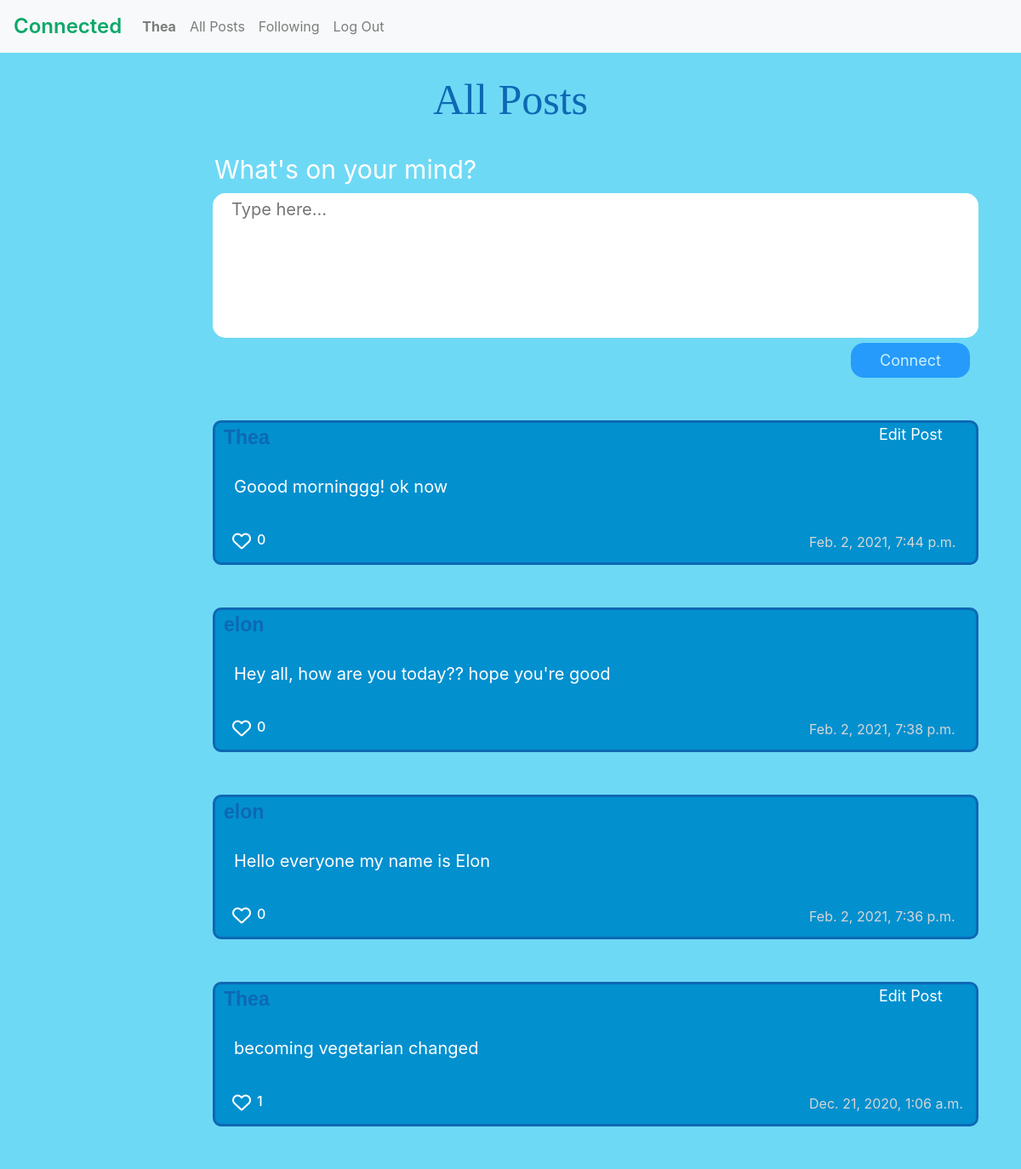
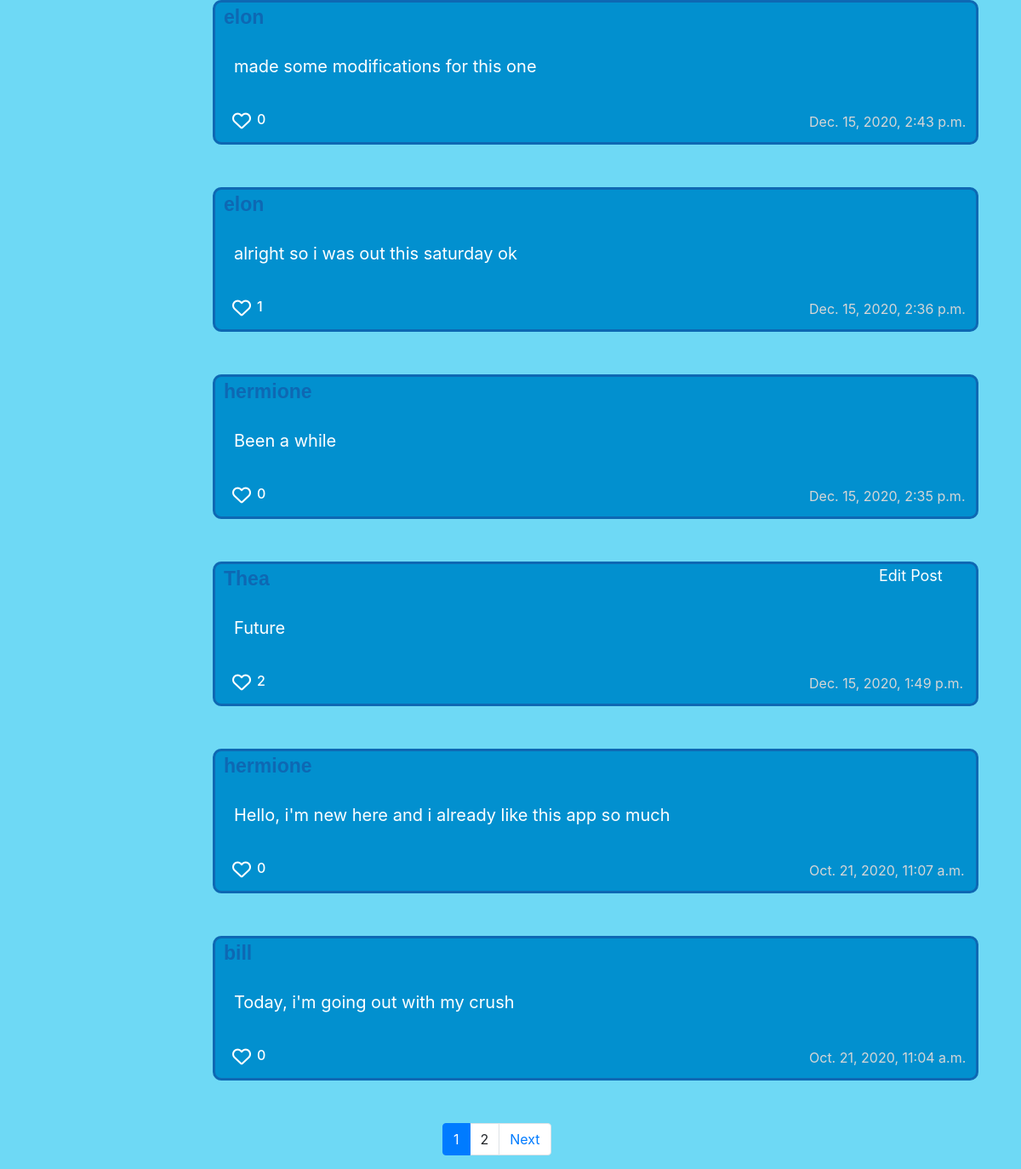
The page / (signed in) on the database its author committed (2 pictures, top to bottom).
### network/models.py (models this page shows, shortened)
class User(AbstractUser):
    followers = models.ManyToManyField('self', related_name='following', symmetrical=False, blank=True)

class Post(models.Model):
    post_owner = models.ForeignKey(User, on_delete=models.CASCADE, related_name="person")
    post_content = models.CharField(blank=False, max_length=160)
    timestamp = models.DateTimeField(auto_now=False, auto_now_add=True)
    likes = models.ManyToManyField(User)
    def likes_count(self):
        return self.likes.count()

### network/views.py (the view)
# urls.py: path("", views.index, name="index"),
def index(request):
    posts = Post.objects.all().order_by('-timestamp')
    if request.method == 'GET':
        paginator = Paginator(posts, 10)
        page_number = request.GET.get('page')
        posts = paginator.get_page(page_number)
    elif request.method == 'POST':
        user = request.user
        post_content = request.POST["post_content"]
        information = Post.objects.create(post_owner=user, post_content=post_content)
        information.save()
    return render(request, "network/index.html", {
        'posts' : posts,
    })

### network/templates/network/index.html (shortened to what this page needs)
{% extends "network/layout.html" %}
{% load static %}
{% block body %}
 <h1 style='padding:10px; color: #0e68b3; display: flex; justify-content: center; font-family: Gill Sans; margin-top: 15px; font-size: 50px;'>All Posts</h1>
 <form action="{% url 'index' %}" method="POST">
{% if user.is_authenticated %}
  <div id="intro">What's on your mind? </div>
  <textarea id="type" style="resize: none" name='post_content'  class="news" placeholder="Type here..."></textarea>
  <div style='margin-left:1000px; margin-top:0px;'><input id="submit" style=' width:140px; font-size: 18px;  border-radius: 15px;'  class="btn btn-primary" type="submit" value="Connect"></div>
  {% endif %}
</form>
    {% for post in posts %}
    <div class="show_post" id="show-{{post.id}}">
     <div class="top" id="top-{{post.id}}">
       <div id="creator">
         <a href="{% url 'profile' post.post_owner.id %}">{{ post.post_owner }}</a>
        </div>
     <div>{% if request.user == post.post_owner %}
      <div class='edit-button stylingbtn' id="edit-{{post.id}}">Edit Post</div> <div style="display:none;" class="stylingbtn makeme" id="save-{{post.id}}" onclick="save(event)">Save</div>
      {% endif %}
    </div>
     </div>
     <div class="content" id="content-{{post.id}}"> {{ post.post_content }}</div>
     <div class="bottom">
      {% if request.user.is_authenticated %}
      <i data-id="{{post.id}}" id="heart-{{post.id}}" aria-hidden="true" class='far fa-heart like_button'></i>
      {% endif %}
      <h6 id="count-{{post.id}}" class="like_count">{{ post.likes_count }}</h6>
       <div id="time"> {{ post.timestamp }}</div></div>
    </div>
 {% endfor %}
<nav aria-label="..."  style="margin-left:35%;">
  <ul class="pagination">
      {% for num in posts.paginator.page_range %}
        {% if posts.number == num %}
        <li class="page-item active" aria-current="page">
        <a class="page-link">{{ num }}</a>
        </li>
     {% else %}
     <a class="page-link">{{ num }}</a>
        {% endif %}
      {% endfor %}
      {% if posts.has_next %}
      <li class="page-item">
      <a href="?page={{ posts.paginator.num_pages }}"><span class="page-link">Next</span></a>
      </li>
      {% endif %}
  </ul>
    </nav>
{% endblock %}

### network/templates/network/layout.html (shortened to what this page needs)
{% load static %}
<!DOCTYPE html>
<html lang="en">
    <head>
        <link rel="stylesheet" href="https://stackpath.bootstrapcdn.com/bootstrap/4.4.1/css/bootstrap.min.css">
        <link href="{% static 'network/styles.css' %}" rel="stylesheet">
    </head>
    <body>
        <nav class="navbar navbar-expand-lg navbar-light bg-light">
            <a class="navbar-brand" style="color: #0ba869; font-size:24px; font-weight: 600" href="{% url 'index' %}">Connected</a>
            <div>
              <ul class="navbar-nav mr-auto">
                {% if user.is_authenticated %}
                    <li class="nav-item">
                        <a class="nav-link" href="{% url 'profile' request.user.id %}"><strong>{{ user.username }}</strong></a>
                    </li>
                {% endif %}
                <li class="nav-item">
                  <a class="nav-link" href="{% url 'index' %}">All Posts</a>
                </li>
                {% if user.is_authenticated %}
                    <li class="nav-item">
                        <a class="nav-link" href="{% url 'following' %}">Following</a>
                    </li>
                    <li class="nav-item">
                        <a class="nav-link" href="{% url 'logout' %}">Log Out</a>
                    </li>
                {% endif %}
              </ul>
            </div>
          </nav>
        <div class="body">
            {% block body %}
            {% endblock %}
        </div>
    </body>
</html>

### network/static/network/styles.css (style rules this page uses)
body { background:#6ed9f5; }
#intro { color: #fff; font-size: 30px; margin-left: 252px; margin-top: 20px; }
.news { margin-left: 250px; width:900px; height: 170px; border-radius: 15px; border: none; outline: none; text-indent: 20px; font-size: 20px; margin-top: 5px; }
.news::placeholder { padding-top: 2px; font-size: 20px; }
.pagination { margin-left: 100px;; }
.show_post { width: 900px; height: 170px; border: 3px solid #0e68b3; background: #0290cf; color: #fff; border-radius: 10px; margin: 50px 250px; }
.top { display:flex; }
#creator { font-size: 23px; margin-left:10px; width: 770px; font-weight: bold; font-family: Arial, Helvetica, sans-serif; }
#creator a { cursor: pointer; text-decoration: none; font-weight: bold; color: #0e68b3; }
.stylingbtn { font-size: 18px; cursor: pointer; }
.content { font-size: 20px; padding-top: 25px; padding-left:22px; }
.bottom { display:flex; padding-top: 38px; }
#time { color: #D6D6D6; }
.far { padding-left: 20px; font-size: 22px; cursor: pointer; }
.like_count { position: relative; padding-left:7px; margin-bottom: 5px; width:656px; }

### rows shown on the page
User: username "Thea"
Post: post_owner "Thea", post_content "Goood morninggg! ok now", likes_count "0", timestamp "Feb. 2, 2021, 7:44 p.m."
Post: post_owner "elon", post_content "Hey all, how are you today?? hope you're good", likes_count "0", timestamp "Feb. 2, 2021, 7:38 p.m."
Post: post_owner "elon", post_content "Hello everyone my name is Elon", likes_count "0", timestamp "Feb. 2, 2021, 7:36 p.m."
Post: post_owner "Thea", post_content "becoming vegetarian changed", likes_count "1", timestamp "Dec. 21, 2020, 1:06 a.m."
Post: post_owner "elon", post_content "made some modifications for this one", likes_count "0", timestamp "Dec. 15, 2020, 2:43 p.m."
Post: post_owner "elon", post_content "alright so i was out this saturday ok", likes_count "1", timestamp "Dec. 15, 2020, 2:36 p.m."
Post: post_owner "hermione", post_content "Been a while", likes_count "0", timestamp "Dec. 15, 2020, 2:35 p.m."
Post: post_owner "Thea", post_content "Future", likes_count "2", timestamp "Dec. 15, 2020, 1:49 p.m."
Post: post_owner "hermione", post_content "Hello, i'm new here and i already like this app so much", likes_count "0", timestamp "Oct. 21, 2020, 11:07 a.m."
Post: post_owner "bill", post_content "Today, i'm going out with my crush", likes_count "0", timestamp "Oct. 21, 2020, 11:04 a.m."

### other values the page prints
{{ num }} "1"
{{ num }} "2"
